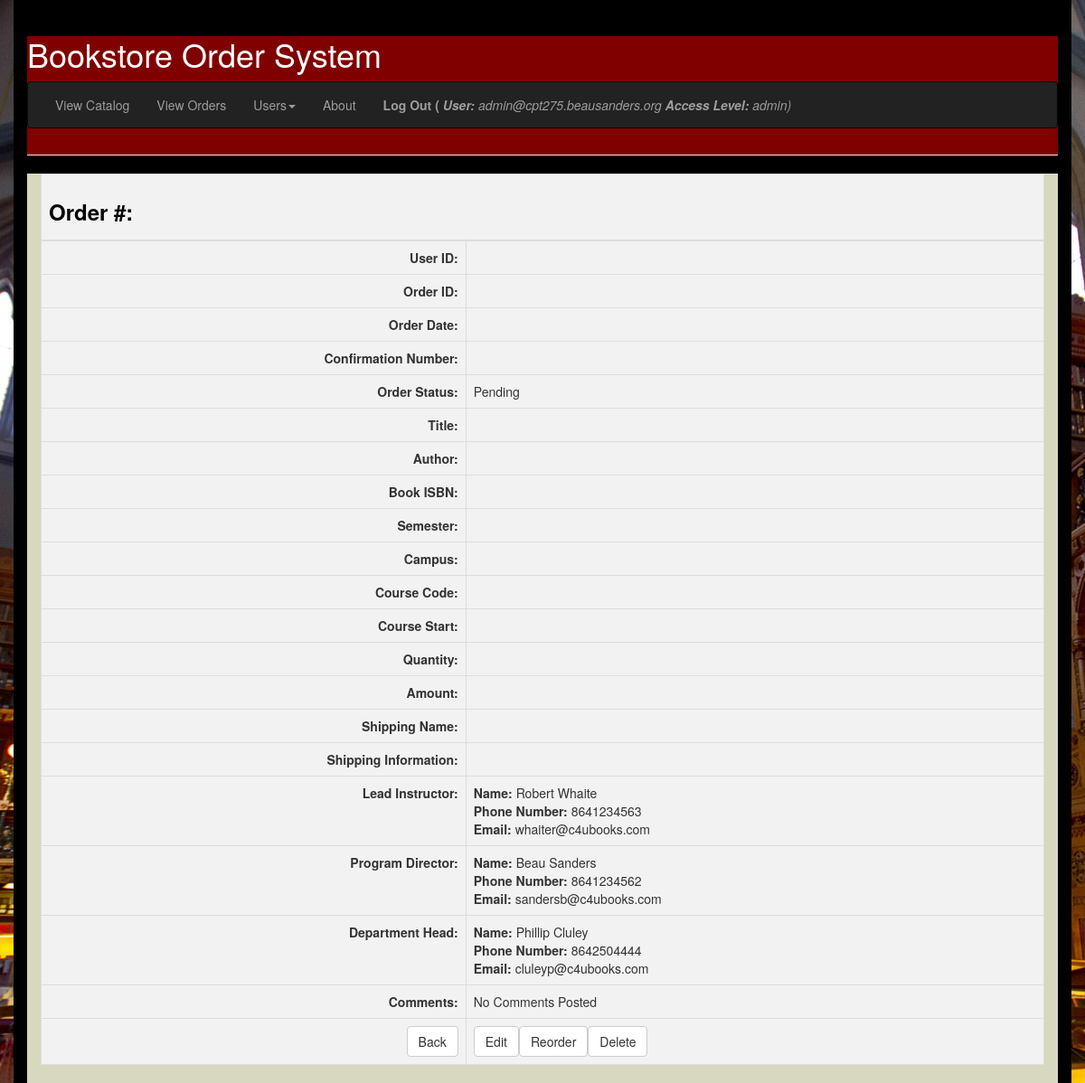
Screenshot of /home/cptadmin/public_html/order_details.php (signed in) with the database file from the repository.
### tables this page shows
CREATE TABLE `users` (
  `user_id` int(10) unsigned NOT NULL AUTO_INCREMENT,
  `first_name` varchar(60) NOT NULL,
  `last_name` varchar(60) NOT NULL,
  `username` varchar(60) NOT NULL,
  `password` text NOT NULL,
  `email` varchar(80) NOT NULL,
  `phone_number` varchar(10) NOT NULL,
  `access_level` varchar(20) NOT NULL,
  PRIMARY KEY (`user_id`)
);

### home/cptadmin/public_html/order_details.php (the view, shortened to what this page needs)
<?php
$orderid = $_SESSION['orderid'];
include "header.php";
if ($comments == ""){
    $comments = "No Comments Posted";
}
$sql = 'SELECT * FROM users WHERE last_name = "Whaite" ';
$result3 = $conn->query($sql);
if ($result3->num_rows > 0) {
    while($row3 = $result3->fetch_assoc()) {
        $instructor_name = $row3['first_name']." ". $row3['last_name'];
        $instructor_email = $row3["email"];
        $instructor_phone_number = $row3["phone_number"];
        }
    }
$sql = 'SELECT * FROM users WHERE last_name = "Sanders" ';
$result4 = $conn->query($sql);
if ($result4->num_rows > 0) {
    while($row4 = $result4->fetch_assoc()) {
        $director_name = $row4['first_name']." ". $row4['last_name'];
        $director_email = $row4["email"];
        $director_phone_number = $row4["phone_number"];
        }
    }
$sql = 'SELECT * FROM users WHERE last_name = "Cluley" ';
$result5 = $conn->query($sql);
if ($result5->num_rows > 0) {
    while($row5 = $result5->fetch_assoc()) {
        $depthead_name = $row5['first_name']." ". $row5['last_name'];
        $depthead_email = $row5["email"];
        $depthead_phone_number = $row5["phone_number"];
        }
    }
$t= time();
$current_time = date("Y-m-d H:i",$t);
$date1=date_create("$current_time");
$date2=date_create($date);
$diff=date_diff($date1,$date2);
$diff = $diff->format("%a");
if ($diff <1){
$diff="Pending";
}
elseif ($diff <2){
$diff="Processing" ;
}
elseif ($diff <3){
$diff="Shipped";
}
elseif ($diff >=3){
$diff="Delivered";
}
else{
$diff = "N/A";
}
$order_status = $diff;
?>
<div class="table-responsive">
                <table class="table table-bordered table-hover" style="overflow-x:auto; background-color:#f2f2f2;">
                    <thead>
                        <tr>
                            <td colspan="15" style="color:#000000;"><h3><b>Order #: </b><?php echo $orderid;?></h3></td>
                        </tr>
                    </thead>
                    <tr>
                        <td align="right"><strong>User ID:</strong></td>
                        <td><?php echo $user_id ?></td>
                    </tr>
                    <tr>
                        <td align="right"><strong>Order ID:</strong></td>
                        <td><?php echo $orderid ?></td>
                    </tr>
                    <tr>
                        <td align="right"><strong>Order Date:</strong></td>
                        <td><?php echo $date ?></td>
                    </tr>
                    <tr>
                        <td align="right"><strong>Confirmation Number:</strong></td>
                        <td><?php echo $confirmation_number ?></td>
                    </tr>
                     <tr>
                        <td align="right"><strong>Order Status:</strong></td>
                        <td><?php echo $order_status ?></td>
                    </tr>
                    <tr>
                        <td align="right"><strong>Title:</strong></td>
                        <td><?php echo $book_title ?></td>
                    </tr>
                    <tr>
                        <td align="right"><strong>Author:</strong></td>
                        <td><?php echo $book_author ?></td>
                    </tr>
                    <tr>
                        <td align="right"><strong>Book ISBN:</strong></td>
                        <td><?php echo $book_isbn ?></td>
                    </tr>
                    <tr>
                        <td align="right"><strong>Semester:</strong></td>
                        <td><?php echo $semester ?></td>
                    </tr>
                    <tr>
                        <td align="right"><strong>Campus:</strong></td>
                        <td><?php echo $campus ?></td>
                    </tr>
                    <tr>
                        <td align="right"><strong>Course Code:</strong></td>
                        <td><?php echo $course_code ?></td>
                    </tr>
                    <tr>
                        <td align="right"><strong>Course Start:</strong></td>
                        <td><?php echo $course_start ?></td>
                    </tr>
                    <tr>
                        <td align="right"><strong>Quantity:</strong></td>
                        <td><?php echo $quantity ?></td>
                    </tr>
                     <tr>
                        <td align="right"><strong>Amount:</strong></td>
                        <td><?php echo $amount ?></td>
                    </tr>
                    <tr>
                        <td align="right"><strong>Shipping Name:</strong></td>
                        <td><?php echo $ship_name ?></td>
                    </tr>
                    <tr>
                        <td align="right"><strong>Shipping Information:</strong></td>
                        <td><?php echo $ship_address."<br/> ".$ship_city." ".$ship_state." ".$ship_zip_code." ".$ship_country ?></td>
                    </tr>
                    <tr>
                        <td align="right"><strong>Lead Instructor:</strong></td>
                        <td><b>Name: </b><?php echo $instructor_name ?><br/><b>Phone Number:</b> <?php echo $instructor_phone_number."<br/> <b>Email:</b> ".$instructor_email ?></td>
                    </tr>
                    <tr>
                        <td align="right"><strong>Program Director:</strong></td>
                        <td><b>Name: </b><?php echo $director_name ?><br/><b>Phone Number:</b> <?php echo $director_phone_number."<br/> <b>Email:</b> ".$director_email ?></td>
                    </tr>
                    <tr>
                        <td align="right"><strong>Department Head:</strong></td>
                        <td><b>Name: </b><?php echo $depthead_name ?><br/><b>Phone Number:</b> <?php echo $depthead_phone_number."<br/> <b>Email:</b> ".$depthead_email ?></td>
                    </tr>
                    <tr>
                        <td align="right"><strong>Comments:</strong></td>
                        <td><?php echo $comments ?></td>
                    </tr>
                    <tr>
                        <td align = "right"><a href="vieworders.php" class="btn btn-default btn-md" role="button">Back</a></td>
                        <td><?php include"edit_button.php";
                        include"reorder_button.php";
                        include"delete_button.php";?>
                        </td>
                    </tr>
                </table>
            </div>
<?php include"footer.php"; ?>

### rows the page displays
users: instructor_name "Robert Whaite", phone_number "8641234563", email "whaiter@c4ubooks.com"
users: director_name "Beau Sanders", phone_number "8641234562", email "sandersb@c4ubooks.com"
users: depthead_name "Phillip Cluley", phone_number "8642504444", email "cluleyp@c4ubooks.com"

### other values shown
$_SESSION['username'] "admin@cpt275.beausanders.org"
$_SESSION['access_level'] "admin"
$order_status "Pending"
$comments "No Comments Posted"
